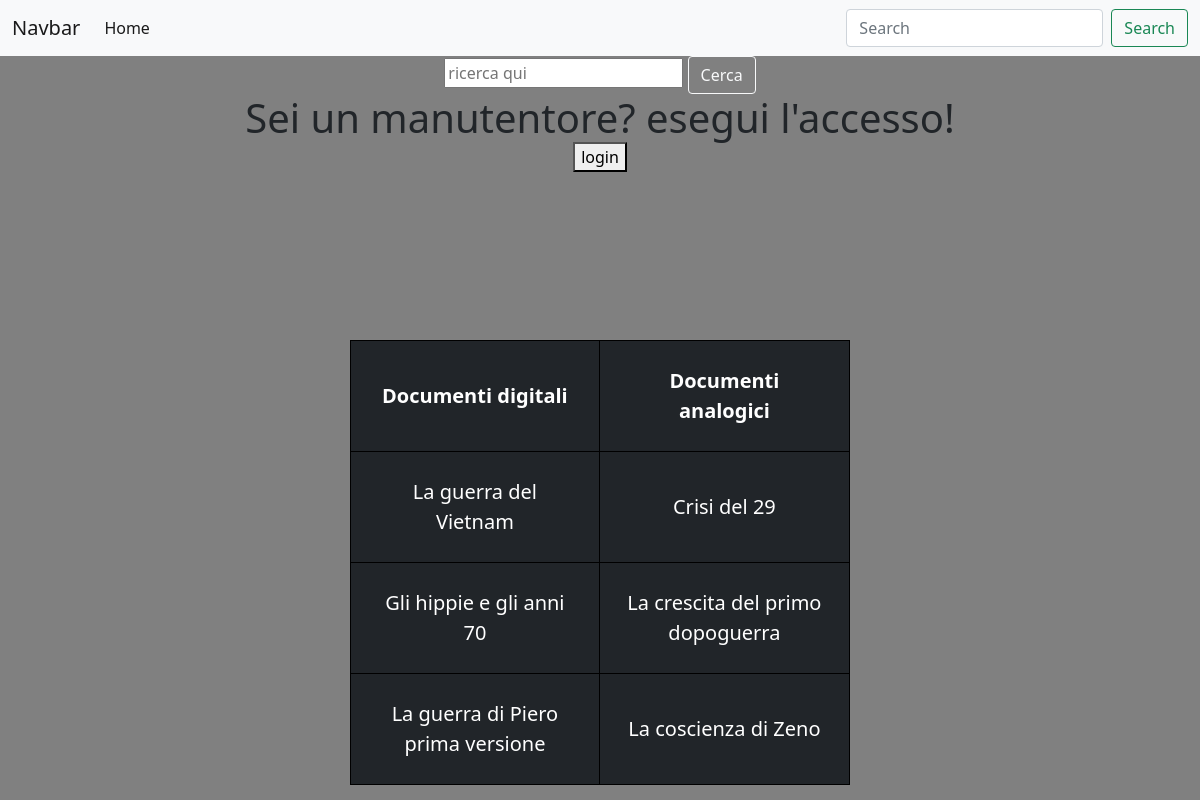
The page / on the database its author committed.
### tables this page shows
CREATE TABLE `documento_digitale` (
  `URL` char(60) NOT NULL,
  `id_documento` int(11) NOT NULL,
  `nome` char(40) NOT NULL,
  `applicazione_riproduzione` char(30) NOT NULL,
  `apparato_ausiliiario` char(30) DEFAULT 'nessuno'
);

CREATE TABLE `documento_analogico` (
  `supporto` char(30) NOT NULL,
  `id_documento` int(11) NOT NULL,
  `nome` char(40) NOT NULL,
  `caratteristiche` char(60) NOT NULL,
  `lugod_custodia` char(30) NOT NULL
);

### index.php (the view, shortened to what this page needs)
<!DOCTYPE html>
<html>
    <head>
        <link href="https://cdn.jsdelivr.net/npm/bootstrap@5.0.1/dist/css/bootstrap.min.css" rel="stylesheet">
    </head>
    <body>
        <?php
            echo '<link rel="stylesheet" type="text/css" href="css/bootstrap.css">';
        ?>
        <nav class="navbar navbar-expand-lg navbar-light bg-light">
  <div class="container-fluid">
    <a class="navbar-brand" href="#">Navbar</a>
    <div class="collapse navbar-collapse" id="navbarSupportedContent">
      <ul class="navbar-nav me-auto mb-2 mb-lg-0">
        <li class="nav-item">
          <a class="nav-link active" aria-current="page" href="#">Home</a>
        </li>
      </ul>
      <form class="d-flex">
        <input class="form-control me-2" type="search" placeholder="Search" aria-label="Search">
        <button class="btn btn-outline-success" type="submit">Search</button>
      </form>
    </div>
  </div>
</nav>
        <form action="ricerca.php" method="POST" class="searchbar">
                <input name="nome" type="text" placeholder="ricerca qui">
                <button class="btn btn-outline-light" type="submit">Cerca</button>
        </form>
        <div class="login">
        <h4>Sei un manutentore? esegui l'accesso!</h4>
        <button onclick="window.location.href='paginaDiLogin.php'">login</button>
        </div>
        <br>
        <br>
        <?php
        $mysqli = new mysqli('localhost', 'root', '', 'gestionedocumentistorici');
        $documenti_digitale = $mysqli->query("SELECT archivio.id_documento, documento_digitale.nome AS 'Nome documento' FROM `archivio`, documento_digitale WHERE archivio.id_documento=documento_digitale.id_documento");
        $documenti_analogico = $mysqli->query("SELECT archivio.id_documento, documento_analogico.nome AS 'Nome documento' FROM `archivio`, documento_analogico WHERE archivio.id_documento=documento_analogico.id_documento");
        echo "<table class='tab_digitali'>";
        echo "<tr>";
        echo "<th>";
        echo "Documenti digitali";
        echo "</th>";
        echo "<th>";
        echo "Documenti analogici";
        echo "</th>";
        echo '<br>';
        while (($documento_digitale = $documenti_digitale->fetch_array(MYSQLI_ASSOC)) && ($documento_analogico = $documenti_analogico->fetch_array(MYSQLI_ASSOC))) {
        echo "<tr>";
            $nome=$documento_digitale["Nome documento"];
            $id=$documento_digitale["id_documento"];
           echo "<td id='td'><a href='documento_digitale.php?id=$id'>" .  $nome. "</a></td>";
            $nome=$documento_analogico["Nome documento"];
            $id=$documento_analogico["id_documento"];
            echo "<td id='td'><a href='documento_analogico.php?id=$id'>" . $nome. "</a></td>";
            echo '<br>';
        }
        echo "</tr>";
        echo '<br>';
        echo '</table>';
	?>
    </body>
</html>

### rows shown on the page
documento_analogico: nome "Crisi del 29"
documento_digitale: nome "La guerra del Vietnam"
documento_analogico: nome "La crescita del primo dopoguerra"
documento_digitale: nome "Gli hippie e gli anni 70"
documento_analogico: nome "La coscienza di Zeno"
documento_digitale: nome "La guerra di Piero prima versione"
